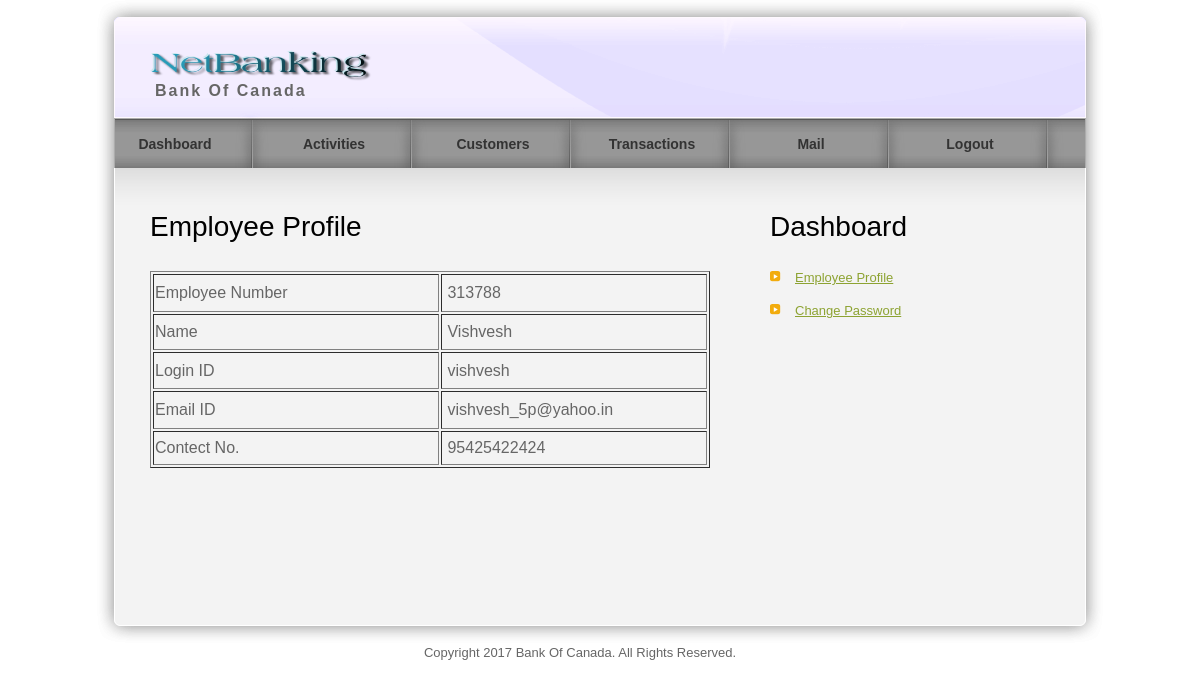
/employeeaccountdetails.php (signed in), run on the app's committed database.
### tables this page shows
CREATE TABLE `employees` (
  `empid` int(10) NOT NULL,
  `employee_name` varchar(25) NOT NULL,
  `loginid` varchar(25) NOT NULL,
  `password` varchar(25) NOT NULL,
  `emailid` varchar(30) NOT NULL,
  `contactno` varchar(30) NOT NULL,
  `createdat` date NOT NULL,
  `lastlogin` datetime NOT NULL
);

### employeeaccountdetails.php (the view, shortened to what this page needs)
<?php
include("header.php");
$results = mysql_query("SELECT * FROM employees where empid='$_SESSION[empid]'");
while($arrow = mysql_fetch_array($results))
{
	$empid = $arrow['empid'];
	$employee_name = $arrow['employee_name'];
	$loginid = $arrow['loginid'];
	$emailid = $arrow['emailid'];
	$contactno = $arrow['contactno'];
}
?>
<div id="templatemo_main"><span class="main_top"></span>
  <div id="templatemo_content">
     		 <h2>Employee Profile</h2>
     		 <table width="560" border="1">
     		   <tr>
     		     <td width="282" height="38">Employee Number</td>
     		     <td width="262">&nbsp;<?php echo $empid ; ?></td>
   		     </tr>
     		   <tr>
     		     <td height="36">Name</td>
     		     <td>&nbsp;<?php echo $employee_name ; ?></td>
   		     </tr>
     		   <tr>
     		     <td height="37">Login ID</td>
     		     <td>&nbsp;<?php echo $loginid ; ?></td>
   		     </tr>
     		   <tr>
     		     <td height="38">Email ID</td>
     		     <td>&nbsp;<?php echo $emailid; ?></td>
   		     </tr>
     		   <tr>
     		     <td height="34">Contect No.</td>
     		     <td>&nbsp;<?php echo $contactno ; ?></td>
   		     </tr>
   		   </table>
        <div class="cleaner_h30"></div>
  <div class="cleaner_h60"></div>
</div>
            <div id="templatemo_sidebar">
            <?php
	   include("employeeaccountssidebar.php");
	   ?>
              <div class="cleaner_h40"></div>
    </div>
     </div>
    <div id="templatemo_main_bottom"></div>
    <?php
	include("footer.php");
	?>

### templatemo_style.css (style rules this page uses)
body { margin: 0px; padding: 0px; color: #666; font-family: Helevetica,Arial,sans-serif; font-size: 13px; line-height:1.5em; background-color: #fff; background-repeat: repeat-x; }
h2 { font-size: 28px; font-weight: normal; line-height: 28px; margin: 0 0 30px 0; padding: 0; color: #000; }
.cleaner_h30 { clear: both; width:100%; height: 30px; }
.cleaner_h40 { clear: both; width:100%; height: 40px; }
.cleaner_h60 { clear: both; width:100%; height: 60px; }
#templatemo_main { position: relative; width: 900px; padding: 45px 55px; background: url(images/templatemo_content.png) repeat-y; }
#templatemo_main .main_top { position: absolute; top: 0; left: 20px; width: 970px; height: 45px; background: url(images/templatemo_content_top.png) no-repeat; }
#templatemo_main_bottom { width: 1010px; height: 40px; background: url(images/templatemo_content_bottom.png) no-repeat; }
#templatemo_content { float: left; width: 560px; }
#templatemo_sidebar { float: right; width: 280px; }

### data on the page
employees: empid "313788", employee_name "Vishvesh", loginid "vishvesh", emailid "vishvesh_5p@yahoo.in", contactno "95425422424"
